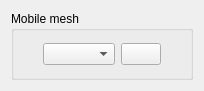
<ui version="4.0" >
 <class>BoundaryConditionsMobileMeshForm</class>
 <widget class="QWidget" name="BoundaryConditionsMobileMeshForm" >
  <property name="geometry" >
   <rect>
    <x>0</x>
    <y>0</y>
    <width>204</width>
    <height>91</height>
   </rect>
  </property>
  <property name="windowTitle" >
   <string>Form</string>
  </property>
  <layout class="QGridLayout" name="gridLayout" >
   <item row="0" column="0" >
    <widget class="QGroupBox" name="groupMobilBoundary" >
     <property name="title" >
      <string>Mobile mesh</string>
     </property>
     <layout class="QHBoxLayout" name="horizontalLayout_2" >
      <item>
       <spacer>
        <property name="orientation" >
         <enum>Qt::Horizontal</enum>
        </property>
        <property name="sizeHint" stdset="0" >
         <size>
          <width>53</width>
          <height>20</height>
         </size>
        </property>
       </spacer>
      </item>
      <item>
       <layout class="QHBoxLayout" name="horizontalLayout" >
        <item>
         <widget class="QComboBox" name="comboMobilBoundary" >
          <property name="toolTip" >
           <string>Code_Saturne key word: IROVAR</string>
          </property>
         </widget>
        </item>
        <item>
         <spacer>
          <property name="orientation" >
           <enum>Qt::Horizontal</enum>
          </property>
          <property name="sizeHint" stdset="0" >
           <size>
            <width>17</width>
            <height>17</height>
           </size>
          </property>
         </spacer>
        </item>
        <item>
         <widget class="QPushButton" name="pushButtonMobilBoundary" >
          <property name="text" >
           <string/>
          </property>
          <property name="icon" >
           <iconset resource="resources_pages.qrc" >
            <normaloff>:/new/prefix1/icons/22x22/edit-find-replace.png</normaloff>:/new/prefix1/icons/22x22/edit-find-replace.png</iconset>
          </property>
          <property name="iconSize" >
           <size>
            <width>22</width>
            <height>22</height>
           </size>
          </property>
         </widget>
        </item>
       </layout>
      </item>
      <item>
       <spacer>
        <property name="orientation" >
         <enum>Qt::Horizontal</enum>
        </property>
        <property name="sizeHint" stdset="0" >
         <size>
          <width>53</width>
          <height>20</height>
         </size>
        </property>
       </spacer>
      </item>
     </layout>
    </widget>
   </item>
  </layout>
 </widget>
 <resources>
  <include location="resources_pages.qrc" />
 </resources>
 <connections/>
</ui>
